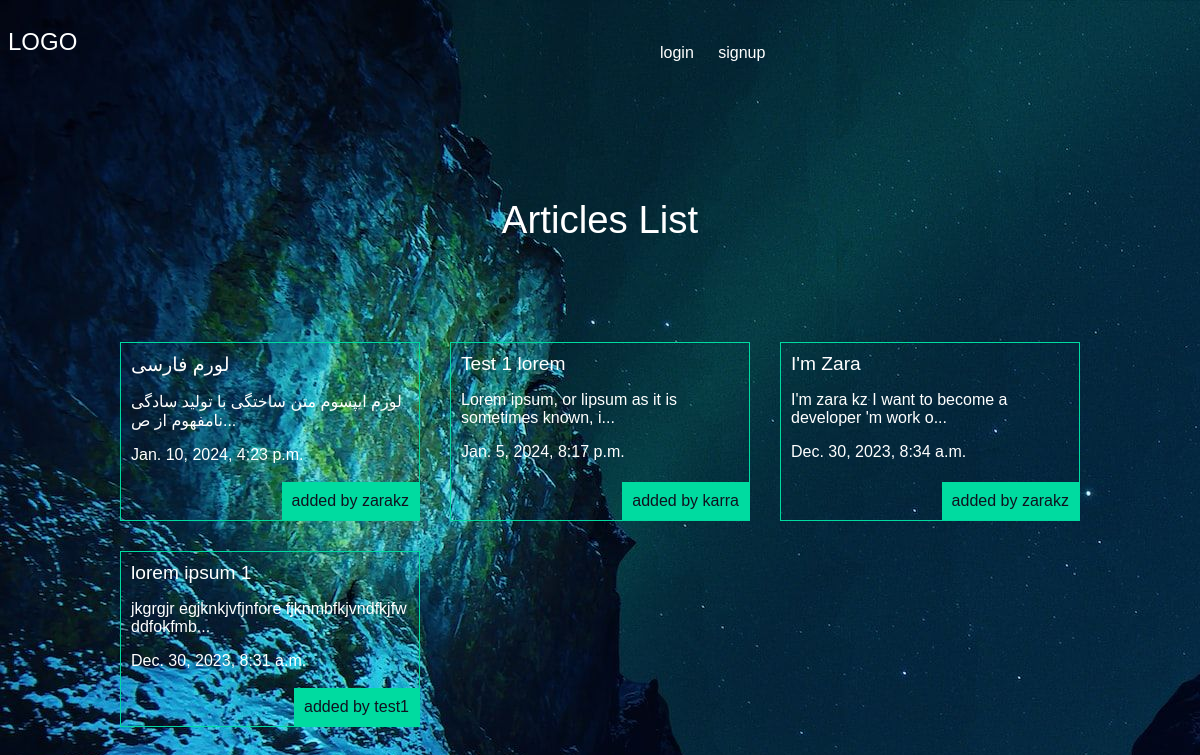
The app's page /articles/ with its own data.
### articles/models.py (models this page shows, shortened)
class Article(models.Model):
    title = models.CharField(max_length = 100)
    slug = models.SlugField()
    body = models.TextField()
    date = models.DateTimeField(auto_now_add = True)
    image = models.ImageField(default='default.jpg', blank=True)
    auther = models.ForeignKey(User, default=None,  on_delete=models.CASCADE)
    def snippet(self):
        return self.body[:50] + '...'

### articles/views.py (the view)
# urls.py: path('', views.articles_list, name = "list"),
def articles_list(request):
    articles = models.Article.objects.all().order_by('-date')
    args = {'articles':articles}
    return render(request, 'articles/articleslist.html', args)

### articles/templates/articles/articleslist.html (shortened to what this page needs)
{%extends 'base.html'%}
{%block content%}
<h1>Articles List</h1>
<div class="articles">
    {% for article in articles %}
    <div class="article">
        <h2><a href= "{% url 'articles:detail' slug=article.slug %}">{{article.title}}</a></h2>
        <p>{{article.snippet}}</p>
        <p>{{article.date}}</p>
        <p class="author">added by {{article.auther.username}}</p>
    </div>
    {% endfor %}
</div>
{%endblock%}

### templates/base.html (shortened to what this page needs)
{% load static %}
<!DOCTYPE html>
<html lang="en">
<head>
    <link rel="stylesheet" href="{% static 'styles.css' %}">
</head>
<body>
    <header>
        <h2><a href="{% url 'articles:list'%}">LOGO</a></h2>
    <nav>
        <ul>
            {% if user.is_authenticated %}
            <li>
                <form class="logout-link" action="{% url 'accounts:logout' %}" method="post">
                    {% csrf_token %}
                    <button type="submit">logout</button>
                </form>
            </li>
            <li>
                <a class="highlight" href="{% url 'articles:create' %}">create new article</a>
            </li>
            {% else %}
            <li>
                <a href="{% url 'accounts:login' %}">login</a>
            </li>
            <li>
                <a href="{% url 'accounts:signup' %}">signup</a>
            </li>
            {% endif %}
        </ul>
    </nav>
    </header>
    <div class ="wrapper">
        {%block content%}
        {%endblock%}
    </div>
</body>
</html>

### assets/styles.css (style rules this page uses)
body { background-color : #0f121f; background-image: url(/static/stars.jpg); color: #fff; background-repeat: no-repeat; background-attachment: fixed; }
body * { font-family: arial; }
h1, h2, h3, h4, h5, h6 { font-weight: normal; margin: 0; }
a, a:hover, a:visited { color: #fff; text-decoration: none; }
.wrapper { max-width: 960px; margin: 0 auto; }
div.wrapper h1 { text-align: center; margin: 100px auto; font-size: 2.4em; }
header { display:grid; grid-template-columns: 1fr 1fr; padding: 20px 0; }
nav li { display: inline-block; margin-left: 20px; }
.articles { display:grid; grid-template-columns:1fr 1fr 1fr; grid-gap:30px; }
.article { padding:10px; border:1px solid #00dba0; position:relative; padding-bottom:40px; }
.article h2 { font-size:1.2em; }
.article .author { padding:10px; background-color:#00dba0; position:absolute; right:0; bottom:0; margin:0; color:#0f121f; }

### records on screen
Article: title "لورم فارسی", snippet "لورم ایپسوم متن ساختگی با تولید سادگی نامفهوم از ص...", date "Jan. 10, 2024, 4:23 p.m.", auther.username "zarakz"
Article: title "Test 1 lorem", snippet "Lorem ipsum, or lipsum as it is sometimes known, i...", date "Jan. 5, 2024, 8:17 p.m.", auther.username "karra"
Article: title "I'm Zara", snippet "I'm zara kz I want to become a developer 'm work o...", date "Dec. 30, 2023, 8:34 a.m.", auther.username "zarakz"
Article: title "lorem ipsum 1", snippet "jkgrgjr egjknkjvfjnfore fjknmbfkjvndfkjfw ddfokfmb...", date "Dec. 30, 2023, 8:31 a.m.", auther.username "test1"
